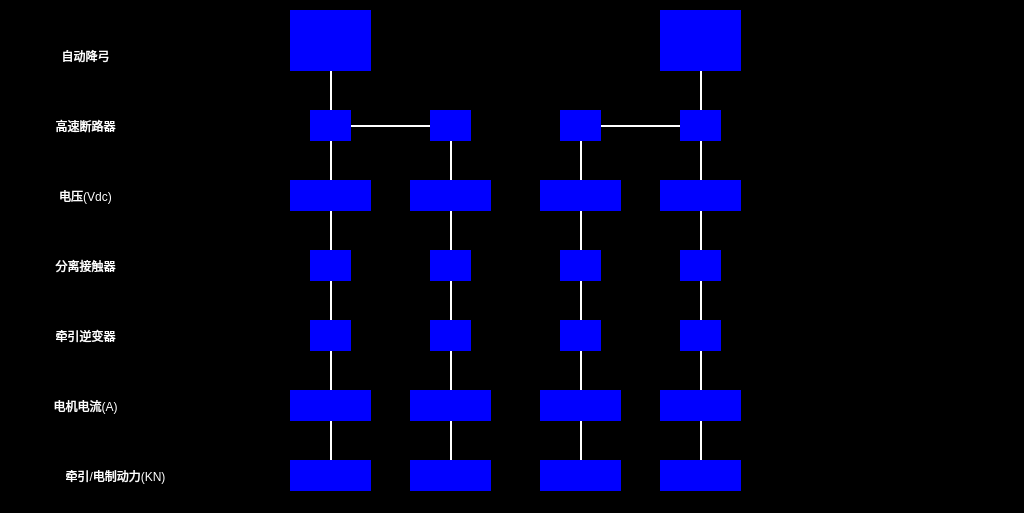
<?xml version="1.0" encoding="UTF-8"?>
<ui version="4.0">
 <class>VehicleDCUPage</class>
 <widget class="QWidget" name="VehicleDCUPage">
  <property name="geometry">
   <rect>
    <x>0</x>
    <y>0</y>
    <width>1024</width>
    <height>513</height>
   </rect>
  </property>
  <property name="windowTitle">
   <string>Form</string>
  </property>
  <property name="styleSheet">
   <string notr="true">QWidget
{
	background-color:black;
}
QLabel
{
	font: 20px, &quot;微软雅黑&quot;;
	color:white;
background-color:blue;
}
QPushButton
{
	background-color:brown ;
	border-top: 2px solid white;	
	border-left: 2px solid white;
}</string>
  </property>
  <widget class="QLabel" name="MOTORIM2lbl">
   <property name="geometry">
    <rect>
     <x>540</x>
     <y>390</y>
     <width>81</width>
     <height>31</height>
    </rect>
   </property>
   <property name="text">
    <string/>
   </property>
   <property name="alignment">
    <set>Qt::AlignCenter</set>
   </property>
  </widget>
  <widget class="QLabel" name="KMM2lbl">
   <property name="geometry">
    <rect>
     <x>560</x>
     <y>250</y>
     <width>41</width>
     <height>31</height>
    </rect>
   </property>
   <property name="text">
    <string/>
   </property>
   <property name="alignment">
    <set>Qt::AlignCenter</set>
   </property>
  </widget>
  <widget class="QLabel" name="lbl1_9">
   <property name="geometry">
    <rect>
     <x>320</x>
     <y>125</y>
     <width>120</width>
     <height>2</height>
    </rect>
   </property>
   <property name="styleSheet">
    <string notr="true">background-color:white;</string>
   </property>
   <property name="text">
    <string/>
   </property>
   <property name="alignment">
    <set>Qt::AlignCenter</set>
   </property>
  </widget>
  <widget class="QLabel" name="PANTOMP1_1lbl">
   <property name="geometry">
    <rect>
     <x>290</x>
     <y>10</y>
     <width>81</width>
     <height>61</height>
    </rect>
   </property>
   <property name="styleSheet">
    <string notr="true">border-image: url(:/images/images/PantoDownMP1.bmp);</string>
   </property>
   <property name="text">
    <string/>
   </property>
   <property name="alignment">
    <set>Qt::AlignCenter</set>
   </property>
  </widget>
  <widget class="QLabel" name="lbl1_6">
   <property name="geometry">
    <rect>
     <x>20</x>
     <y>390</y>
     <width>131</width>
     <height>31</height>
    </rect>
   </property>
   <property name="styleSheet">
    <string notr="true">background-color:black;</string>
   </property>
   <property name="text">
    <string>电机电流(A)</string>
   </property>
   <property name="alignment">
    <set>Qt::AlignCenter</set>
   </property>
  </widget>
  <widget class="QLabel" name="lbl1_5">
   <property name="geometry">
    <rect>
     <x>20</x>
     <y>320</y>
     <width>131</width>
     <height>31</height>
    </rect>
   </property>
   <property name="styleSheet">
    <string notr="true">background-color:black;</string>
   </property>
   <property name="text">
    <string>牵引逆变器</string>
   </property>
   <property name="alignment">
    <set>Qt::AlignCenter</set>
   </property>
  </widget>
  <widget class="QLabel" name="VDCM2lbl">
   <property name="geometry">
    <rect>
     <x>540</x>
     <y>180</y>
     <width>81</width>
     <height>31</height>
    </rect>
   </property>
   <property name="text">
    <string/>
   </property>
   <property name="alignment">
    <set>Qt::AlignCenter</set>
   </property>
  </widget>
  <widget class="QLabel" name="HSBCM2lbl">
   <property name="geometry">
    <rect>
     <x>560</x>
     <y>110</y>
     <width>41</width>
     <height>31</height>
    </rect>
   </property>
   <property name="text">
    <string/>
   </property>
   <property name="alignment">
    <set>Qt::AlignCenter</set>
   </property>
  </widget>
  <widget class="QLabel" name="VDCMP2lbl">
   <property name="geometry">
    <rect>
     <x>660</x>
     <y>180</y>
     <width>81</width>
     <height>31</height>
    </rect>
   </property>
   <property name="text">
    <string/>
   </property>
   <property name="alignment">
    <set>Qt::AlignCenter</set>
   </property>
  </widget>
  <widget class="QLabel" name="VDCM1lbl">
   <property name="geometry">
    <rect>
     <x>410</x>
     <y>180</y>
     <width>81</width>
     <height>31</height>
    </rect>
   </property>
   <property name="text">
    <string/>
   </property>
   <property name="alignment">
    <set>Qt::AlignCenter</set>
   </property>
  </widget>
  <widget class="QLabel" name="KMMP1lbl">
   <property name="geometry">
    <rect>
     <x>310</x>
     <y>250</y>
     <width>41</width>
     <height>31</height>
    </rect>
   </property>
   <property name="text">
    <string/>
   </property>
   <property name="alignment">
    <set>Qt::AlignCenter</set>
   </property>
  </widget>
  <widget class="QLabel" name="MOTORIMP1lbl">
   <property name="geometry">
    <rect>
     <x>290</x>
     <y>390</y>
     <width>81</width>
     <height>31</height>
    </rect>
   </property>
   <property name="text">
    <string/>
   </property>
   <property name="alignment">
    <set>Qt::AlignCenter</set>
   </property>
  </widget>
  <widget class="QLabel" name="lbl1">
   <property name="geometry">
    <rect>
     <x>20</x>
     <y>30</y>
     <width>131</width>
     <height>51</height>
    </rect>
   </property>
   <property name="styleSheet">
    <string notr="true">background-color:black;</string>
   </property>
   <property name="text">
    <string>自动降弓</string>
   </property>
   <property name="alignment">
    <set>Qt::AlignCenter</set>
   </property>
  </widget>
  <widget class="QLabel" name="KMM1lbl">
   <property name="geometry">
    <rect>
     <x>430</x>
     <y>250</y>
     <width>41</width>
     <height>31</height>
    </rect>
   </property>
   <property name="text">
    <string/>
   </property>
   <property name="alignment">
    <set>Qt::AlignCenter</set>
   </property>
  </widget>
  <widget class="QLabel" name="lbl1_8">
   <property name="geometry">
    <rect>
     <x>330</x>
     <y>70</y>
     <width>2</width>
     <height>400</height>
    </rect>
   </property>
   <property name="styleSheet">
    <string notr="true">background-color:white;</string>
   </property>
   <property name="text">
    <string/>
   </property>
   <property name="alignment">
    <set>Qt::AlignCenter</set>
   </property>
  </widget>
  <widget class="QLabel" name="HSBCMP2lbl">
   <property name="geometry">
    <rect>
     <x>680</x>
     <y>110</y>
     <width>41</width>
     <height>31</height>
    </rect>
   </property>
   <property name="text">
    <string/>
   </property>
   <property name="alignment">
    <set>Qt::AlignCenter</set>
   </property>
  </widget>
  <widget class="QLabel" name="MOTORIMP2lbl">
   <property name="geometry">
    <rect>
     <x>660</x>
     <y>390</y>
     <width>81</width>
     <height>31</height>
    </rect>
   </property>
   <property name="text">
    <string/>
   </property>
   <property name="alignment">
    <set>Qt::AlignCenter</set>
   </property>
  </widget>
  <widget class="QLabel" name="VDCMP1lbl">
   <property name="geometry">
    <rect>
     <x>290</x>
     <y>180</y>
     <width>81</width>
     <height>31</height>
    </rect>
   </property>
   <property name="text">
    <string/>
   </property>
   <property name="alignment">
    <set>Qt::AlignCenter</set>
   </property>
  </widget>
  <widget class="QLabel" name="lbl1_4">
   <property name="geometry">
    <rect>
     <x>20</x>
     <y>250</y>
     <width>131</width>
     <height>31</height>
    </rect>
   </property>
   <property name="styleSheet">
    <string notr="true">background-color:black;</string>
   </property>
   <property name="text">
    <string>分离接触器</string>
   </property>
   <property name="alignment">
    <set>Qt::AlignCenter</set>
   </property>
  </widget>
  <widget class="QLabel" name="KMMP2lbl">
   <property name="geometry">
    <rect>
     <x>680</x>
     <y>250</y>
     <width>41</width>
     <height>31</height>
    </rect>
   </property>
   <property name="text">
    <string/>
   </property>
   <property name="alignment">
    <set>Qt::AlignCenter</set>
   </property>
  </widget>
  <widget class="QLabel" name="MOTORIM1lbl">
   <property name="geometry">
    <rect>
     <x>410</x>
     <y>390</y>
     <width>81</width>
     <height>31</height>
    </rect>
   </property>
   <property name="text">
    <string/>
   </property>
   <property name="alignment">
    <set>Qt::AlignCenter</set>
   </property>
  </widget>
  <widget class="QLabel" name="PANTOMP2_1lbl">
   <property name="geometry">
    <rect>
     <x>660</x>
     <y>10</y>
     <width>81</width>
     <height>61</height>
    </rect>
   </property>
   <property name="styleSheet">
    <string notr="true">border-image: url(:/images/images/PantoUpMP2.bmp);</string>
   </property>
   <property name="text">
    <string/>
   </property>
   <property name="alignment">
    <set>Qt::AlignCenter</set>
   </property>
  </widget>
  <widget class="QLabel" name="HSBCMP1lbl">
   <property name="geometry">
    <rect>
     <x>310</x>
     <y>110</y>
     <width>41</width>
     <height>31</height>
    </rect>
   </property>
   <property name="text">
    <string/>
   </property>
   <property name="alignment">
    <set>Qt::AlignCenter</set>
   </property>
  </widget>
  <widget class="QLabel" name="lbl1_3">
   <property name="geometry">
    <rect>
     <x>20</x>
     <y>180</y>
     <width>131</width>
     <height>31</height>
    </rect>
   </property>
   <property name="styleSheet">
    <string notr="true">background-color:black;</string>
   </property>
   <property name="text">
    <string>电压(Vdc)</string>
   </property>
   <property name="alignment">
    <set>Qt::AlignCenter</set>
   </property>
  </widget>
  <widget class="QLabel" name="HSBCM1lbl">
   <property name="geometry">
    <rect>
     <x>430</x>
     <y>110</y>
     <width>41</width>
     <height>31</height>
    </rect>
   </property>
   <property name="text">
    <string/>
   </property>
   <property name="alignment">
    <set>Qt::AlignCenter</set>
   </property>
  </widget>
  <widget class="QLabel" name="lbl1_2">
   <property name="geometry">
    <rect>
     <x>20</x>
     <y>110</y>
     <width>131</width>
     <height>31</height>
    </rect>
   </property>
   <property name="styleSheet">
    <string notr="true">background-color:black;</string>
   </property>
   <property name="text">
    <string>高速断路器</string>
   </property>
   <property name="alignment">
    <set>Qt::AlignCenter</set>
   </property>
  </widget>
  <widget class="QLabel" name="lbl1_14">
   <property name="geometry">
    <rect>
     <x>20</x>
     <y>460</y>
     <width>191</width>
     <height>31</height>
    </rect>
   </property>
   <property name="styleSheet">
    <string notr="true">background-color:black;</string>
   </property>
   <property name="text">
    <string>牵引/电制动力(KN)</string>
   </property>
   <property name="alignment">
    <set>Qt::AlignCenter</set>
   </property>
  </widget>
  <widget class="QLabel" name="lbl1_15">
   <property name="geometry">
    <rect>
     <x>700</x>
     <y>70</y>
     <width>2</width>
     <height>400</height>
    </rect>
   </property>
   <property name="styleSheet">
    <string notr="true">background-color:white;</string>
   </property>
   <property name="text">
    <string/>
   </property>
   <property name="alignment">
    <set>Qt::AlignCenter</set>
   </property>
  </widget>
  <widget class="QLabel" name="lbl1_10">
   <property name="geometry">
    <rect>
     <x>450</x>
     <y>120</y>
     <width>2</width>
     <height>350</height>
    </rect>
   </property>
   <property name="styleSheet">
    <string notr="true">background-color:white;</string>
   </property>
   <property name="text">
    <string/>
   </property>
   <property name="alignment">
    <set>Qt::AlignCenter</set>
   </property>
  </widget>
  <widget class="QLabel" name="lbl1_11">
   <property name="geometry">
    <rect>
     <x>580</x>
     <y>120</y>
     <width>2</width>
     <height>350</height>
    </rect>
   </property>
   <property name="styleSheet">
    <string notr="true">background-color:white;</string>
   </property>
   <property name="text">
    <string/>
   </property>
   <property name="alignment">
    <set>Qt::AlignCenter</set>
   </property>
  </widget>
  <widget class="QLabel" name="lbl1_12">
   <property name="geometry">
    <rect>
     <x>580</x>
     <y>125</y>
     <width>120</width>
     <height>2</height>
    </rect>
   </property>
   <property name="styleSheet">
    <string notr="true">background-color:white;</string>
   </property>
   <property name="text">
    <string/>
   </property>
   <property name="alignment">
    <set>Qt::AlignCenter</set>
   </property>
  </widget>
  <widget class="QLabel" name="TCUEBMP1lbl">
   <property name="geometry">
    <rect>
     <x>290</x>
     <y>460</y>
     <width>81</width>
     <height>31</height>
    </rect>
   </property>
   <property name="text">
    <string/>
   </property>
   <property name="alignment">
    <set>Qt::AlignCenter</set>
   </property>
  </widget>
  <widget class="QLabel" name="TCUEBM2lbl">
   <property name="geometry">
    <rect>
     <x>540</x>
     <y>460</y>
     <width>81</width>
     <height>31</height>
    </rect>
   </property>
   <property name="text">
    <string/>
   </property>
   <property name="alignment">
    <set>Qt::AlignCenter</set>
   </property>
  </widget>
  <widget class="QLabel" name="TCUEBMP2lbl">
   <property name="geometry">
    <rect>
     <x>660</x>
     <y>460</y>
     <width>81</width>
     <height>31</height>
    </rect>
   </property>
   <property name="text">
    <string/>
   </property>
   <property name="alignment">
    <set>Qt::AlignCenter</set>
   </property>
  </widget>
  <widget class="QLabel" name="TCUEBM1lbl">
   <property name="geometry">
    <rect>
     <x>410</x>
     <y>460</y>
     <width>81</width>
     <height>31</height>
    </rect>
   </property>
   <property name="text">
    <string/>
   </property>
   <property name="alignment">
    <set>Qt::AlignCenter</set>
   </property>
  </widget>
  <widget class="QLabel" name="TCUIVM2lbl">
   <property name="geometry">
    <rect>
     <x>560</x>
     <y>320</y>
     <width>41</width>
     <height>31</height>
    </rect>
   </property>
   <property name="text">
    <string/>
   </property>
   <property name="alignment">
    <set>Qt::AlignCenter</set>
   </property>
  </widget>
  <widget class="QLabel" name="TCUIVM1lbl">
   <property name="geometry">
    <rect>
     <x>430</x>
     <y>320</y>
     <width>41</width>
     <height>31</height>
    </rect>
   </property>
   <property name="text">
    <string/>
   </property>
   <property name="alignment">
    <set>Qt::AlignCenter</set>
   </property>
  </widget>
  <widget class="QLabel" name="TCUIVMP2lbl">
   <property name="geometry">
    <rect>
     <x>680</x>
     <y>320</y>
     <width>41</width>
     <height>31</height>
    </rect>
   </property>
   <property name="text">
    <string/>
   </property>
   <property name="alignment">
    <set>Qt::AlignCenter</set>
   </property>
  </widget>
  <widget class="QLabel" name="TCUIVMP1lbl">
   <property name="geometry">
    <rect>
     <x>310</x>
     <y>320</y>
     <width>41</width>
     <height>31</height>
    </rect>
   </property>
   <property name="text">
    <string/>
   </property>
   <property name="alignment">
    <set>Qt::AlignCenter</set>
   </property>
  </widget>
  <zorder>lbl1_8</zorder>
  <zorder>lbl1_6</zorder>
  <zorder>lbl1_5</zorder>
  <zorder>lbl1_15</zorder>
  <zorder>lbl1_11</zorder>
  <zorder>lbl1_10</zorder>
  <zorder>lbl1_4</zorder>
  <zorder>lbl1_3</zorder>
  <zorder>lbl1_14</zorder>
  <zorder>lbl1_12</zorder>
  <zorder>lbl1_9</zorder>
  <zorder>lbl1_2</zorder>
  <zorder>MOTORIM2lbl</zorder>
  <zorder>KMM2lbl</zorder>
  <zorder>PANTOMP1_1lbl</zorder>
  <zorder>VDCM2lbl</zorder>
  <zorder>HSBCM2lbl</zorder>
  <zorder>VDCMP2lbl</zorder>
  <zorder>VDCM1lbl</zorder>
  <zorder>KMMP1lbl</zorder>
  <zorder>MOTORIMP1lbl</zorder>
  <zorder>lbl1</zorder>
  <zorder>KMM1lbl</zorder>
  <zorder>HSBCMP2lbl</zorder>
  <zorder>MOTORIMP2lbl</zorder>
  <zorder>VDCMP1lbl</zorder>
  <zorder>KMMP2lbl</zorder>
  <zorder>MOTORIM1lbl</zorder>
  <zorder>PANTOMP2_1lbl</zorder>
  <zorder>HSBCMP1lbl</zorder>
  <zorder>HSBCM1lbl</zorder>
  <zorder>TCUEBMP1lbl</zorder>
  <zorder>TCUEBM2lbl</zorder>
  <zorder>TCUEBMP2lbl</zorder>
  <zorder>TCUEBM1lbl</zorder>
  <zorder>TCUIVM2lbl</zorder>
  <zorder>TCUIVM1lbl</zorder>
  <zorder>TCUIVMP2lbl</zorder>
  <zorder>TCUIVMP1lbl</zorder>
 </widget>
 <resources/>
 <connections/>
</ui>
